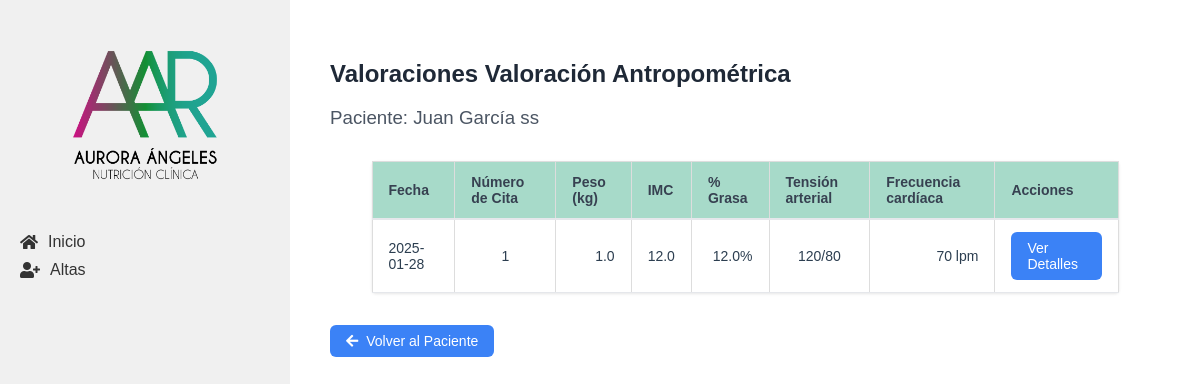
Page /pacientes/2/valoraciones on the earlier database version.
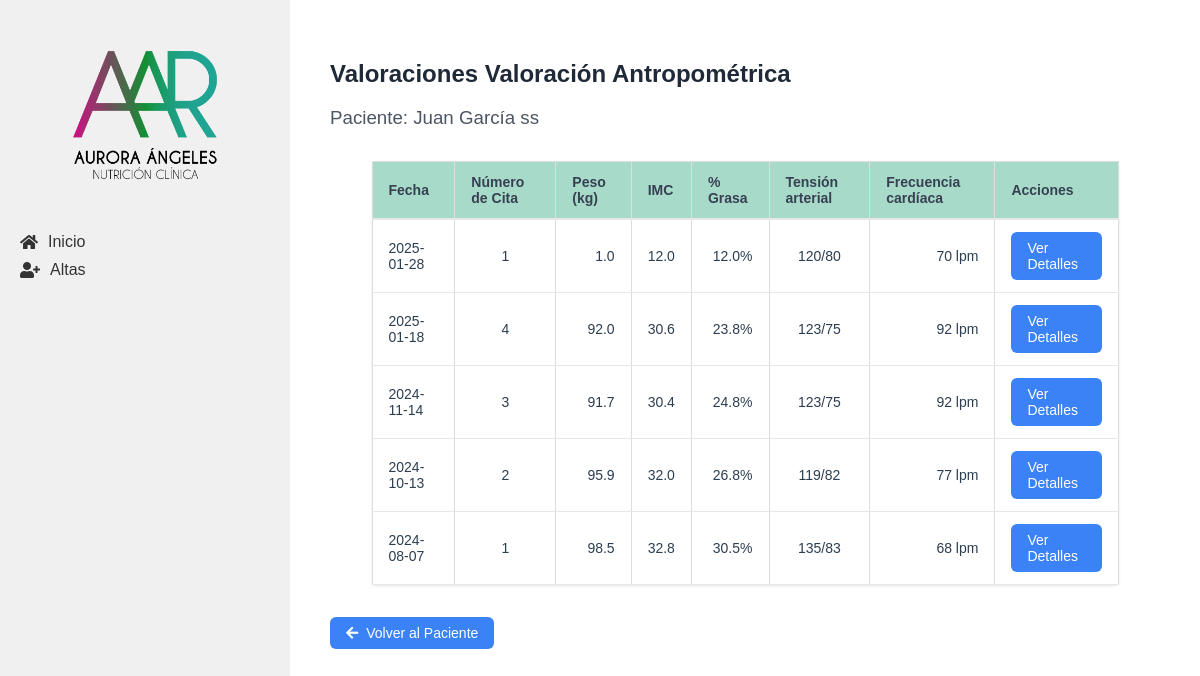
Same page on the later database version.
### tables this page shows
CREATE TABLE "valoracion_antropometrica" (
    id INTEGER PRIMARY KEY AUTOINCREMENT,
    paciente_id INTEGER NOT NULL,
    numero_cita INTEGER NOT NULL,
    fecha DATE NOT NULL,
    estatura FLOAT NOT NULL,
    peso FLOAT NOT NULL,
    imc FLOAT NOT NULL,
    grasa FLOAT NOT NULL,
    cintura FLOAT NOT NULL,
    torax FLOAT NOT NULL,
    brazo FLOAT NOT NULL,
    cadera FLOAT NOT NULL,
    pierna FLOAT NOT NULL,
    pantorrilla FLOAT NOT NULL,
    tension_arterial TEXT NOT NULL,
    frecuencia_cardiaca INTEGER NOT NULL,
    bicep FLOAT NOT NULL,
    tricep FLOAT NOT NULL,
    suprailiaco FLOAT NOT NULL,
    subescapular FLOAT NOT NULL,
    femoral FLOAT,
    porcentaje_grasa FLOAT NOT NULL,
    ultima_dieta TEXT,
    FOREIGN KEY (paciente_id) REFERENCES pacientes (id)
);

### app/controllers/valoracion_antropometrica.py (the view)
@valoracion.route('/pacientes/<int:paciente_id>/valoraciones')
def lista_valoraciones(paciente_id):
    if paciente_id == 0:
        return redirect(url_for('valoracion.todas_valoraciones'))
    paciente = Paciente.obtener_por_id(paciente_id)
    if not paciente:
        flash('Paciente no encontrado', 'error')
        return redirect(url_for('pacientes.lista_pacientes'))
    valoraciones = ValoracionAntropometrica.obtener_por_paciente(paciente_id)
    return render_template('lista_valoraciones.html', paciente=paciente, valoraciones=valoraciones)

### app/db.py (called while the page is built)
def get_db():
    if 'db' not in g:
        g.db = sqlite3.connect(
            'pacientes.db',
            detect_types=sqlite3.PARSE_DECLTYPES
        )
        g.db.row_factory = sqlite3.Row
    return g.db

def query_db(query, args=(), one=False):
    cur = get_db().execute(query, args)
    rv = cur.fetchall()
    cur.close()
    return (rv[0] if rv else None) if one else rv

### app/models/paciente.py (called while the page is built)
    @staticmethod
    def obtener_por_id(id):
        return query_db('SELECT * FROM pacientes WHERE id = ?', [id], one=True)

### app/models/valoracion_antropometrica.py (called while the page is built)
    @staticmethod
    def obtener_por_paciente(paciente_id):
        return query_db('''
            SELECT * FROM valoracion_antropometrica
            WHERE paciente_id = ?
            ORDER BY fecha DESC
        ''', [paciente_id])

### app/templates/lista_valoraciones.html (shortened to what this page needs)
{% extends "base.html" %}
{% block content %}
<div class="table-container">
    <header class="valoracion-header">
        <h2>Valoraciones Valoración Antropométrica</h2>
        <h3>Paciente: {{ paciente['nombre'] }} {{ paciente['apellido_paterno'] }} {{ paciente['apellido_materno'] }}</h3>
    </header>
    <table class="table">
        <thead>
            <tr>
                <th class="table__header">Fecha</th>
                <th class="table__header">Número de Cita</th>
                <th class="table__header">Peso (kg)</th>
                <th class="table__header">IMC</th>
                <th class="table__header">% Grasa</th>
                <th class="table__header">Tensión arterial</th>
                <th class="table__header">Frecuencia cardíaca</th>
                <th class="table__header">Acciones</th>
            </tr>
        </thead>
        <tbody>
            {% for valoracion in valoraciones %}
            <tr>
                <td class="table__cell">{{ valoracion['fecha'] }}</td>
                <td class="table__cell text-center">{{ valoracion['numero_cita'] }}</td>
                <td class="table__cell text-right">{{ valoracion['peso'] }}</td>
                <td class="table__cell text-right">{{ valoracion['imc'] }}</td>
                <td class="table__cell text-right">{{ valoracion['porcentaje_grasa'] }}%</td>
                <td class="table__cell text-center">{{ valoracion['tension_arterial'] }}</td>
                <td class="table__cell text-right">{{ valoracion['frecuencia_cardiaca'] }} lpm</td>
                <td class="table__cell">
                    <a href="{{ url_for('valoracion.detalle_valoracion', valoracion_id=valoracion['id']) }}"
                        class="action-button">
                        Ver Detalles
                    </a>
                </td>
            </tr>
            {% endfor %}
        </tbody>
    </table>
    <div class="valoracion-actions">
        <a href="{{ url_for('pacientes.detalle_paciente', id=paciente['id']) }}" class="action-button">
            <i class="fas fa-arrow-left"></i> Volver al Paciente
        </a>
    </div>
</div>
{% endblock %}

Differences in the rows shown:
added valoracion_antropometrica: fecha "2025-01-18", numero_cita "4", peso "92.0", imc "30.6", porcentaje_grasa "23.8", tension_arterial "123/75", frecuencia_cardiaca "92"
added valoracion_antropometrica: fecha "2024-11-14", numero_cita "3", peso "91.7", imc "30.4", porcentaje_grasa "24.8", tension_arterial "123/75", frecuencia_cardiaca "92"
added valoracion_antropometrica: fecha "2024-10-13", numero_cita "2", peso "95.9", imc "32.0", porcentaje_grasa "26.8", tension_arterial "119/82", frecuencia_cardiaca "77"
added valoracion_antropometrica: fecha "2024-08-07", numero_cita "1", peso "98.5", imc "32.8", porcentaje_grasa "30.5", tension_arterial "135/83", frecuencia_cardiaca "68"
